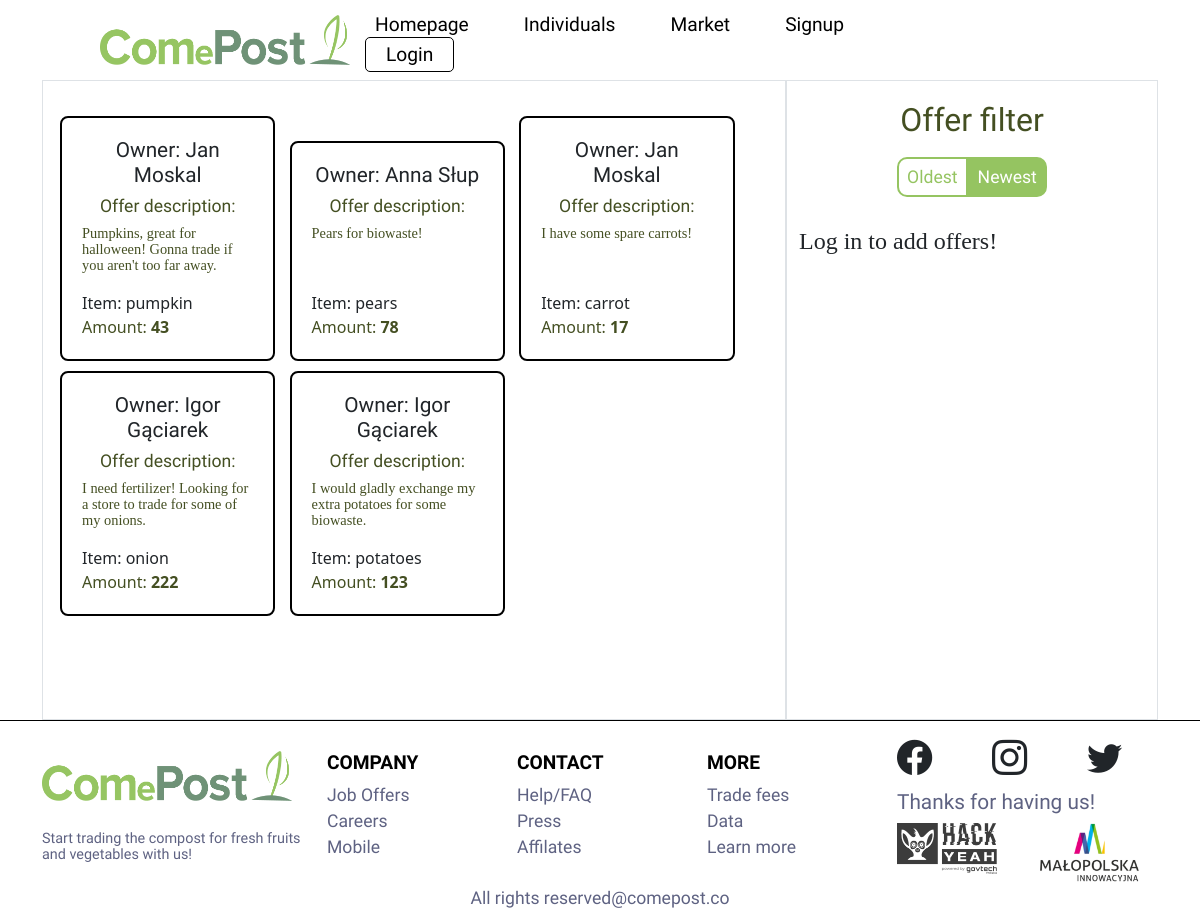
/market, run on the app's committed database.
### comepost/models.py (models this page shows)
class User(UserMixin, db.Model):
    id = db.Column(db.Integer, primary_key=True)
    email = db.Column(db.String(100), unique=True)
    password = db.Column(db.String(100))
    name = db.Column(db.String(50))
    account_type = db.Column(db.Integer)

class Offer(db.Model):
    id = db.Column(db.Integer, primary_key=True)
    owner = db.Column(db.Integer)
    item = db.Column(db.Integer)
    amount = db.Column(db.Integer)
    desc = db.Column(db.String(200))

class Item(db.Model):
    id = db.Column(db.Integer, primary_key=True)
    name = db.Column(db.String(30))
    value = db.Column(db.Float)

### comepost/main.py (the view)
@main.route('/market')
def market():
    reverseOffers = False
    if request.args.get('filter') == "desc":
        print("XD")
        reverseOffers = True
    fetched_offers = []
    product_names = {}
    offers = Offer.query.order_by().all()
    products_query = Item.query.order_by().all()
    for prod in products_query:
        product_names[f"{prod.name}"] = (f'{prod.value}')
    for offer in offers:
        owner = User.query.filter_by(id=offer.owner).first().name
        item = Item.query.filter_by(id=offer.item).first().name
        new_offer = OfferView(owner=owner, item=item, amount=offer.amount, desc=offer.desc)
        fetched_offers.append(new_offer)
    reversed_offers = list(reversed(fetched_offers))
    if not reverseOffers:
        return render_template("market.html", offers=reversed_offers, products=product_names, offers_filter="asc")
    else:
        return render_template("market.html", offers=fetched_offers, products=product_names, offers_filter="desc")

### comepost/templates/market.html (shortened to what this page needs)
{% extends "base.html" %}
{% block content %}
<link rel="stylesheet" href="{{ url_for('static', filename='/css/market.css') }}">
<div class="container">
    <div class="row">
        <div class="col-8 border offers-container">
            {% for offer in offers %}
            <div class="offer">
                <h4 class="offer-owner">Owner: {{offer.owner}}</h4>
                <h6 class="offer-desc-title">Offer description: </h6>
                <p class="offer-desc">{{offer.desc}}</p>
                <span class="offer-item">Item: {{offer.item}}</span>
                <span class="offer-amount" style="display: inline;">Amount: <span class="offer-amount-number" style="font-weight: bold; display: inline;">{{offer.amount}}</span></span>
            </div>
            {% endfor %}
        </div>
        <div class="col-4 border ">
            <div class="row">
                <div class="col">
                    <h2 class="offers-window-title">Offer filter</h2>
                </div>
            </div>
            <div class="row">
                <div class="col">
                    {% if offers_filter == 'asc' %}
                    <div class="filter-container">
                        <button onclick="location.href='/market?filter=desc'" class="filter-oldest filter-button filter-inactive">Oldest</button>
                        <button onclick="location.href='/market'" class="filter-newest filter-button filter-active">Newest</button>
                    </div>
                    {% else %}
                    <div class="filter-container">
                        <button onclick="location.href='/market?filter=desc'" class="filter-oldest filter-button filter-active">Oldest</button>
                        <button onclick="location.href='/market'" class="filter-newest filter-button filter-inactive">Newest</button>
                    </div>
                    {% endif %}
                </div>
            </div>
            {% if current_user.is_authenticated %}
            <div class="row border-top">
                <div class="col">
                    <h2 class="offers-window-title">Add your offer</h2>
                </div>
            </div>
            <form action="/market", method="POST">
                <div class="row">
                    <div class="col">
                        <input type="text", maxlength="200" placeholder="Offer Description" name="offerdesc" class="offer-input-center offer-input" required>
                    </div>
                </div>
                <div class="row">
                    <div class="col">
                        <span class="add-offer-label">Choose product: </span>
                    </div>
                </div>
                <div class="row">
                    <div class="col">
                        <select name="offerproduct" id="products" class="offer-input-center" required>
                            {% for key, value in products.items() %}
                            <option value="{{key}}">{{key}}</option>
                            {% endfor %}
                        </select>
                    </div>
                </div>
                <div class="row">
                    <div class="col">
                        <span class="add-offer-label">Enter amount: </span>
                    </div>
                </div>
                <div class="row">
                    <div class="col">
                        <input type="number" name="offeramount" class="offer-input-center offer-input" required>
                    </div>
                </div>
                <div class="row">
                    <div class="col">
                        <input type="submit" value="Add Offer" class="add-offer-button" placeholder="Enter amount">
                    </div>
                </div>
            </form>
            {% else %}
                <h4>Log in to add offers!</h4>
            {% endif %}
        </div>
    </div>
</div>
{% endblock %}

### comepost/templates/base.html (shortened to what this page needs)
<!DOCTYPE html>
<html>
    <head>
        <link rel="stylesheet" href="{{ url_for('static', filename='/css/base.css') }}">
        <link href="https://cdn.jsdelivr.net/npm/bootstrap@5.2.2/dist/css/bootstrap.min.css" rel="stylesheet">
        <link rel="stylesheet" href="https://cdn.jsdelivr.net/npm/bootstrap-icons@1.3.0/font/bootstrap-icons.css">
    </head>
    <body>
        <nav class="navbar-main">
            <div class="navbar-logo-container">
                <a href="/"><img  src="{{ url_for('static', filename='/img/logo.png') }}" class="navbar-logo"></a>
            </div>
            <div class="navbar-links">
                <div class="styled-links">
                    <a href="/" class="navbar-link">Homepage</a>
                    <a href="/individuals" class="navbar-link">Individuals</a>
                    <a href="/market" class="navbar-link">Market</a>
                </div>
                {% if not current_user.is_authenticated %}
                <a href="/signup" class="navbar-link">Signup</a>
                <a href="login" class="navbar-link link-button">Login</a>
                {% endif %}
            </div>
        </nav>
        <div class="container">
            {% block content %}
            {% endblock %}
        </div>
        <div class="footer-separator"></div>
        <div class="container">
            <div class="row">
                <div class="col-3"><a href="/">
                    <img  src="{{ url_for('static', filename='/img/logo.png') }}" class="navbar-logo"></a>
                    <p class="footer-paragraph">Start trading the compost for fresh fruits and vegetables with us!</p>
                </div>
                <div class="col-2">
                    <div class="row">
                        <div class="col">
                            <h3 class="footer-title">Company</h3>
                        </div>
                    </div>
                    <div class="row">
                        <div class="col">
                            <a href="https://www.youtube.com/watch?v=dQw4w9WgXcQ" class="footer-link">Job Offers</a>
                        </div>
                    </div>
                    <div class="row">
                        <div class="col">
                            <a href="https://www.youtube.com/watch?v=dQw4w9WgXcQ" class="footer-link">Careers</a>
                        </div>
                    </div>
                    <div class="row">
                        <div class="col">
                            <a href="https://www.youtube.com/watch?v=dQw4w9WgXcQ" class="footer-link">Mobile</a>
                        </div>
                    </div>
                </div>
                <div class="col-2">
                    <div class="row">
                        <div class="col">
                            <h3 class="footer-title">Contact</h3>
                        </div>
                    </div>
                    <div class="row">
                        <div class="col">
                            <a href="https://www.youtube.com/watch?v=dQw4w9WgXcQ" class="footer-link">Help/FAQ</a>
                        </div>
                    </div>
                    <div class="row">
                        <div class="col">
                            <a href="https://www.youtube.com/watch?v=dQw4w9WgXcQ" class="footer-link">Press</a>
                        </div>
                    </div>
                    <div class="row">
                        <div class="col">
                            <a href="https://www.youtube.com/watch?v=dQw4w9WgXcQ" class="footer-link">Affilates</a>
                        </div>
                    </div>
                </div>
                <div class="col-2">
                    <div class="row">
                        <div class="col"><h3 class="footer-title">More</h3></div>
                    </div>
                    <div class="row">
                        <div class="col">
                            <a href="https://www.youtube.com/watch?v=dQw4w9WgXcQ" class="footer-link">Trade fees</a>
                        </div>
                    </div>
                    <div class="row">
                        <div class="col">
                            <a href="https://www.youtube.com/watch?v=dQw4w9WgXcQ" class="footer-link">Data</a>
                        </div>
                    </div>
                    <div class="row">
                        <div class="col">
                            <a href="https://www.youtube.com/watch?v=dQw4w9WgXcQ" class="footer-link">Learn more</a>
                        </div>
                    </div>
                </div>
                <div class="col-3">
                    <div class="row" style="margin-top: -20px;">
                        <div class="col"><i style="font-size: 2.2em;" class="bi bi-facebook"></i></div>
                        <div class="col"><i style="font-size: 2.2em;" class="bi bi-instagram"></i></div>
                        <div class="col"><i style="font-size: 2.2em;" class="bi bi-twitter"></i></div>
                    </div>
                    <div class="row">
                        <div class="col">
                            <h4 class="footer-subtitle">
                                Thanks for having us!
                            </h4>
                        </div>
                    </div>
                    <div class="row">
                        <div class="col">
                            <img class="footer-logo" src="{{ url_for('static', filename='/img/logo-hackyeah.jpg') }}">
                        </div>
                        <div class="col">
                            <img class="footer-logo" src="{{ url_for('static', filename='/img/logo-malopolska.jpg') }}">
                        </div>
                    </div>
                </div>
            </div>
            <div class="row">
                <div class="col footer-bottom">All rights reserved@comepost.co</div>
            </div>
        </div>
    </body>
</html>

### comepost/static/css/base.css (style rules this page uses)
body { margin: 0; overflow-x: hidden; }
p { font-family:Poppins; font-weight:regular; font-size:0.9rem; color:#5e6282; line-height: 1rem; }
h2 { font-family:Volkhov; font-weight:bold; font-size:3.125rem; color: #14183e; }
h3 { font-family:Poppins; font-weight:regular; font-size:1rem; color:#95C461; text-transform: uppercase; }
h4 { font-family: OpenSans; font-weight: semibold; font-size:1.25rem; line-height: 1.5rem; }
.navbar-main { width: 100vw; padding: 10px 100px; display: flex; align-items: center; position: relative; z-index: 10; justify-content: space-between; }
.navbar-logo { width: 250px; height: 50px; }
.navbar-logo-container { display: inline; float: left; }
.navbar-links { display: inline; color: #000; font-size: 1.2em; margin-right: 200px; }
.styled-links { display: inline; }
.navbar-link { text-decoration: none; color: #000; margin: 0px 15px 0px 15px; padding: 10px; font-family: 'PT Sans', sans-serif; }
.link-button { padding: 5px 20px; border: 1px solid #000; border-radius: 5px; }
.footer-separator { width: 100%; border-bottom: 1px solid #000; margin-bottom: 30px; }
.footer-paragraph { color: #5E6282; font-family: "PT Sans"; margin-top: 30px; }
.footer-title { font-family: 'PT Sans'; font-weight: bold; color: #000; font-size: 1.2em; }
.footer-link { color: #5E6282; font-family: "PT Sans"; text-decoration: none; font-size: 1.1em; }
.footer-subtitle { font-size: 1.3em; color:#5E6282; font-family: "PT Sans"; margin-top: 7px; }
.footer-logo { width: 100px; }
.footer-bottom { text-align: center; color: #5E6282; font-family: "PT Sans"; font-size: 1.1em; }

### comepost/static/css/market.css (style rules this page uses)
.offer { padding: 20px; border: 2px solid #000; border-radius: 8px; display: inline-block; max-width: 30%; min-width: 30%; margin: 5px; position: relative; }
.offer span { display: block; }
.offers-window-title { font-size: 2em; font-family: "PT Sans"; text-align: center; color: #444f22; margin-top: 20px; }
.offer-owner { font-size: 1.3em; font-family: "PT Sans"; text-align: center; }
.offer-desc { color: #444f22; overflow-wrap: break-word; height: 50px; min-height: 50px; max-height: 50px; }
.offer-item { color: 444f22; }
.offer-amount { color: #444f22; }
.offer-desc-title { font-size: 1.1em; color: #444f22; font-family: "PT Sans"; text-align: center; }
.offers-container { height: 80vh; padding-top: 30px; overflow: auto; }
.filter-button { padding: 5px 8px; margin: 10px 0px 10px 0px; font-family: "PT Sans"; font-size: 1.1em; }
.filter-active { background: #95c461; color: #fff; border: 2px solid #95c461; }
.filter-inactive { background: #fff; color: #95c461; border: 2px solid #95c461; }
.filter-container { display: flex; justify-content: center; margin-bottom: 20px; }
.filter-oldest { border-top-left-radius: 10px; border-bottom-left-radius: 10px; }
.filter-newest { border-top-right-radius: 10px; border-bottom-right-radius: 10px; }

### comepost/templates/market.html (style rules this page uses)
.border { border: 1px solid #000; }

### data on the page
User: owner "Jan Moskal" "Jan Moskal"
Offer: desc "Pumpkins, great for halloween! Gonna trade if you aren't too far away."
Item: item "pumpkin"
User: owner "Anna Słup"
Offer: desc "Pears for biowaste!"
Item: item "pears"
Offer: desc "I have some spare carrots!"
Item: item "carrot"
User: owner "Igor Gąciarek" "Igor Gąciarek"
Offer: desc "I need fertilizer! Looking for a store to trade for some of my onions."
Item: item "onion"
Offer: desc "I would gladly exchange my extra potatoes for some biowaste."
Item: item "potatoes"

### other printed values
{{ offer.amount }} "43" "78" "17" "222" "123"
